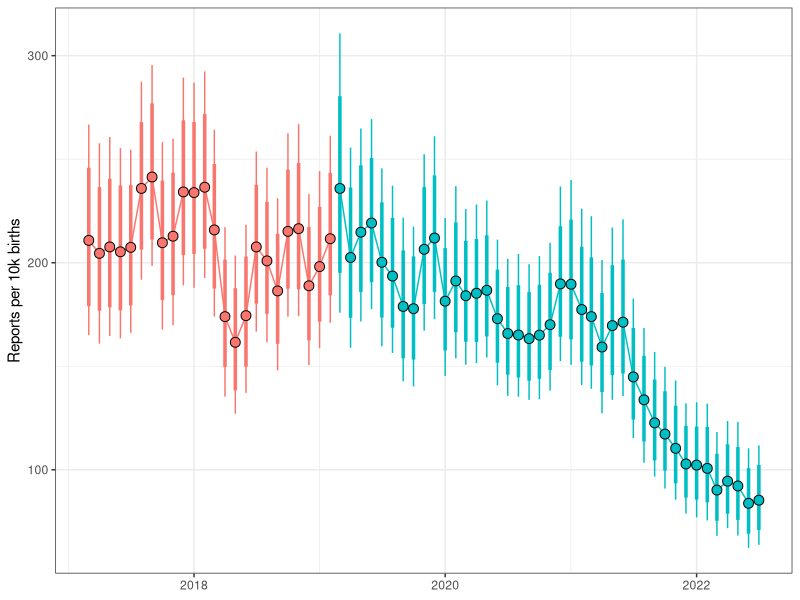
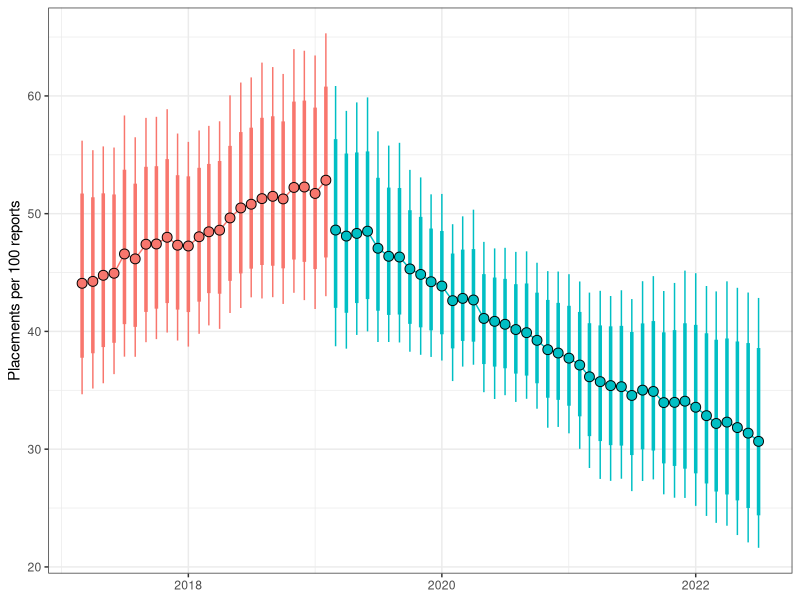
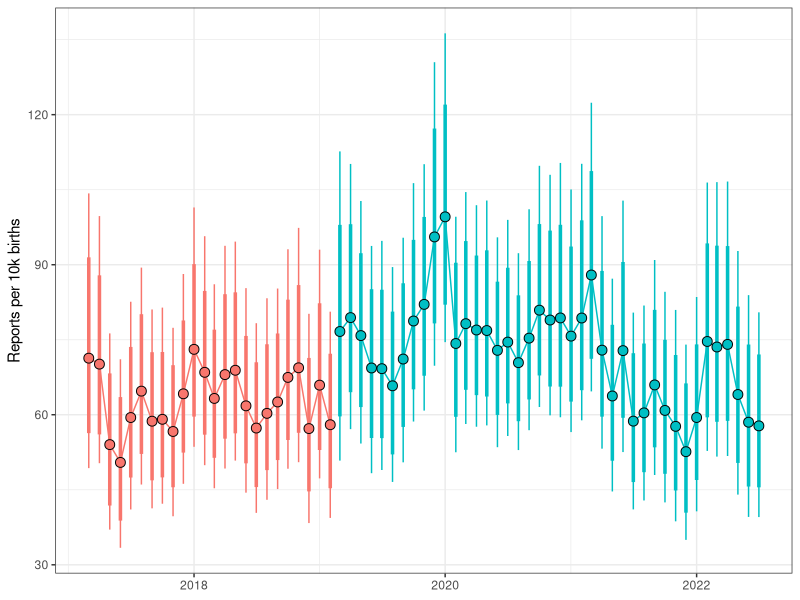

R code for these plots, in order:
library(ggplot2)

##--- Exhibit 4 ----

dt_4 <-
  readr::read_csv("data/data-exhibit-4.csv")

ggplot(data = dt_4,
       aes(x = time_date,
           y = median)) +
  geom_line(aes(color = as.factor(capta))) +
  geom_linerange(aes(color = as.factor(capta),
                     ymin = l_ci95,
                     ymax = u_ci95)) +
  geom_linerange(aes(color = as.factor(capta),
                     ymin = l_ci80,
                     ymax = u_ci80),
                 lwd = 1.2) +
  geom_point(aes(fill = as.factor(capta)),
             pch = 21,
             color = 1, size = 3) +
  theme_bw() +
  guides(color = "none",
         fill = "none") +
  labs(y = "Reports per 10k births",
       x = NULL,
       color = NULL)

##--- Exhibit 6 ----

dt_6 <-
  readr::read_csv("data/data-exhibit-6.csv")

ggplot(data = dt_6,
       aes(x = time_date,
           y = median)) +
  geom_line(aes(color = as.factor(capta))) +
  geom_linerange(aes(color = as.factor(capta),
                     ymin = l_ci95,
                     ymax = u_ci95)) +
  geom_linerange(aes(color = as.factor(capta),
                     ymin = l_ci80,
                     ymax = u_ci80),
                 lwd = 1.2) +
  geom_point(aes(fill = as.factor(capta)),
             pch = 21,
             color = 1, size = 3) +
  theme_bw() +
  guides(color = "none",
         fill = "none") +
  labs(y = "Placements per 100 reports",
       x = NULL,
       color = NULL)

##--- Negative Control ----

dt_nc <-
  readr::read_csv("data/data-exhibit-negative-control.csv")

ggplot(data = dt_nc,
       aes(x = time_date,
           y = median)) +
  geom_line(aes(color = as.factor(capta))) +
  geom_linerange(aes(color = as.factor(capta),
                     ymin = l_ci95,
                     ymax = u_ci95)) +
  geom_linerange(aes(color = as.factor(capta),
                     ymin = l_ci80,
                     ymax = u_ci80),
                 lwd = 1.2) +
  geom_point(aes(fill = as.factor(capta)),
             pch = 21,
             color = 1, size = 3) +
  theme_bw() +
  guides(color = "none",
         fill = "none") +
  labs(y = "Reports per 10k births",
       x = NULL,
       color = NULL)
